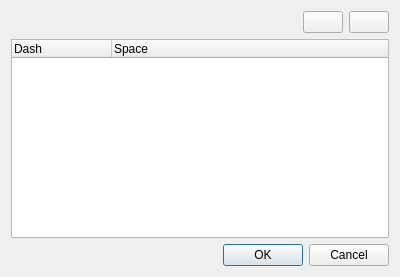
<?xml version="1.0" encoding="UTF-8"?>
<ui version="4.0">
 <class>QgsDashSpaceDialogBase</class>
 <widget class="QDialog" name="QgsDashSpaceDialogBase">
  <property name="geometry">
   <rect>
    <x>0</x>
    <y>0</y>
    <width>400</width>
    <height>277</height>
   </rect>
  </property>
  <property name="windowTitle">
   <string>Dash space pattern</string>
  </property>
  <layout class="QGridLayout" name="gridLayout">
   <item row="0" column="0">
    <spacer name="horizontalSpacer">
     <property name="orientation">
      <enum>Qt::Horizontal</enum>
     </property>
     <property name="sizeHint" stdset="0">
      <size>
       <width>245</width>
       <height>20</height>
      </size>
     </property>
    </spacer>
   </item>
   <item row="0" column="1">
    <widget class="QPushButton" name="mRemoveButton">
     <property name="text">
      <string/>
     </property>
    </widget>
   </item>
   <item row="0" column="2">
    <widget class="QPushButton" name="mAddButton">
     <property name="text">
      <string/>
     </property>
    </widget>
   </item>
   <item row="1" column="0" colspan="3">
    <widget class="QTreeWidget" name="mDashSpaceTreeWidget">
     <property name="columnCount">
      <number>2</number>
     </property>
     <column>
      <property name="text">
       <string>Dash</string>
      </property>
     </column>
     <column>
      <property name="text">
       <string>Space</string>
      </property>
     </column>
    </widget>
   </item>
   <item row="2" column="0" colspan="3">
    <widget class="QDialogButtonBox" name="buttonBox">
     <property name="orientation">
      <enum>Qt::Horizontal</enum>
     </property>
     <property name="standardButtons">
      <set>QDialogButtonBox::Cancel|QDialogButtonBox::Ok</set>
     </property>
    </widget>
   </item>
  </layout>
 </widget>
 <resources/>
 <connections>
  <connection>
   <sender>buttonBox</sender>
   <signal>accepted()</signal>
   <receiver>QgsDashSpaceDialogBase</receiver>
   <slot>accept()</slot>
   <hints>
    <hint type="sourcelabel">
     <x>248</x>
     <y>254</y>
    </hint>
    <hint type="destinationlabel">
     <x>157</x>
     <y>274</y>
    </hint>
   </hints>
  </connection>
  <connection>
   <sender>buttonBox</sender>
   <signal>rejected()</signal>
   <receiver>QgsDashSpaceDialogBase</receiver>
   <slot>reject()</slot>
   <hints>
    <hint type="sourcelabel">
     <x>316</x>
     <y>260</y>
    </hint>
    <hint type="destinationlabel">
     <x>286</x>
     <y>274</y>
    </hint>
   </hints>
  </connection>
 </connections>
</ui>
